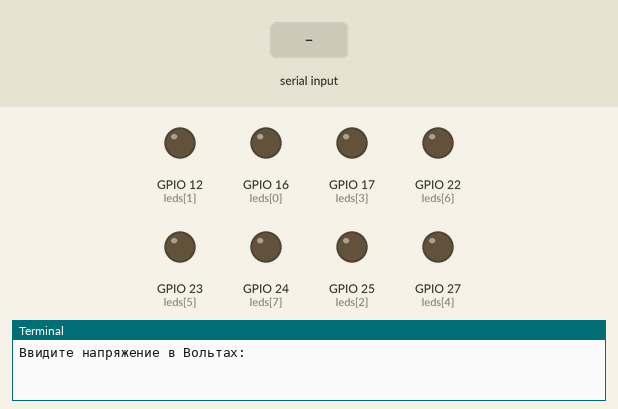
Simulated run of this program. Board: Raspberry Pi (BCM pin numbers). On the bench: output pins drawn as LEDs (lit = HIGH), the last lines printed to the terminal. The test bench sets the inputs (shaded band).

Above: at 1.2 s.
1.3 s: "1" typed at the terminal, then Enter
At 1.6 s:
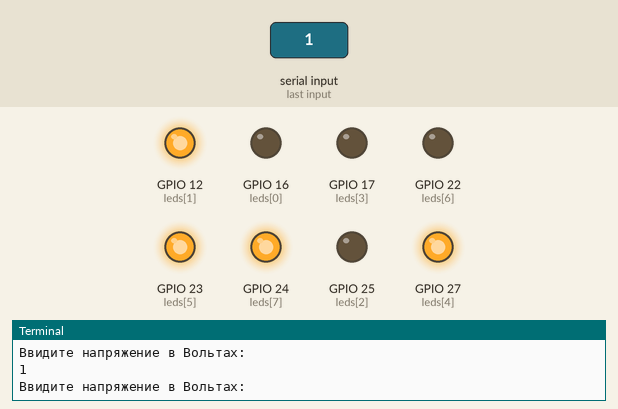
2.8 s: "0" typed at the terminal, then Enter
At 3.9 s:
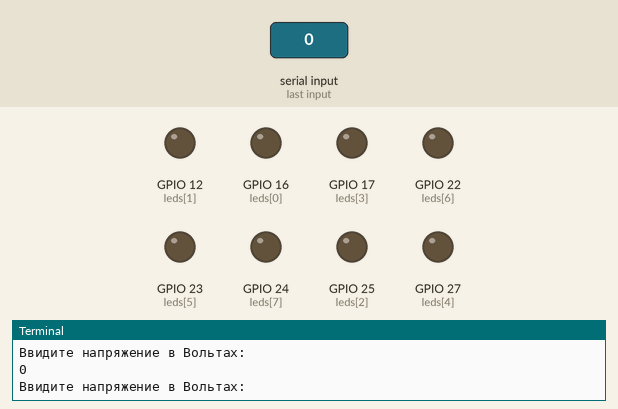
Timing chart, 0 to 5.8 s (numbered marks = the images above; inputs shaded):
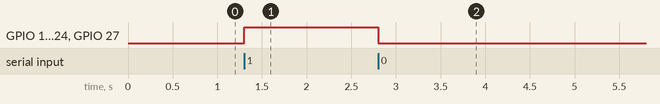

Measured:
- after the input at 1.3 s, GPIO 12 (leds[1]), GPIO 23 (leds[5]), GPIO 24 (leds[7]), GPIO 27 (leds[4]): LOW → HIGH at once
- after the input at 2.8 s, GPIO 12 (leds[1]), GPIO 23 (leds[5]), GPIO 24 (leds[7]), GPIO 27 (leds[4]): HIGH → LOW at once

The program:

8-bit-dac-manual.py
```python
import RPi.GPIO as GPIO
GPIO.setmode(GPIO.BCM)
leds = [16, 12, 25, 17, 27, 23, 22, 24]
GPIO.setup(leds, GPIO.OUT)
dynamic_range = 3.3
def nubmer_to_dac(value):
    ans = [int(element) for element in bin(value)[2:].zfill(8)]
    for i  in range(8):
        GPIO.output(leds[i], ans[i])
def voltage_to__number(voltage):
    if not (0.0 <= voltage <= dynamic_range):
        print(f"Напряжение выходит за динамический диапозон ЦАП (0.00 - {dynamic_range:.2f} В)")
        print ("Устанавлием 0.0")
        return 0

    return int (voltage / dynamic_range * 255)
try:
    while True:
        try:
            voltage = float(input("Ввидите напряжение в Вольтах: "))
            number = voltage_to__number(voltage)
            nubmer_to_dac(number)
        except ValueError:
            print("Вы ввели не число. Попробуйте еще раз \n")
finally:
    GPIO.output(leds, 0)
    GPIO.cleanup()
```
